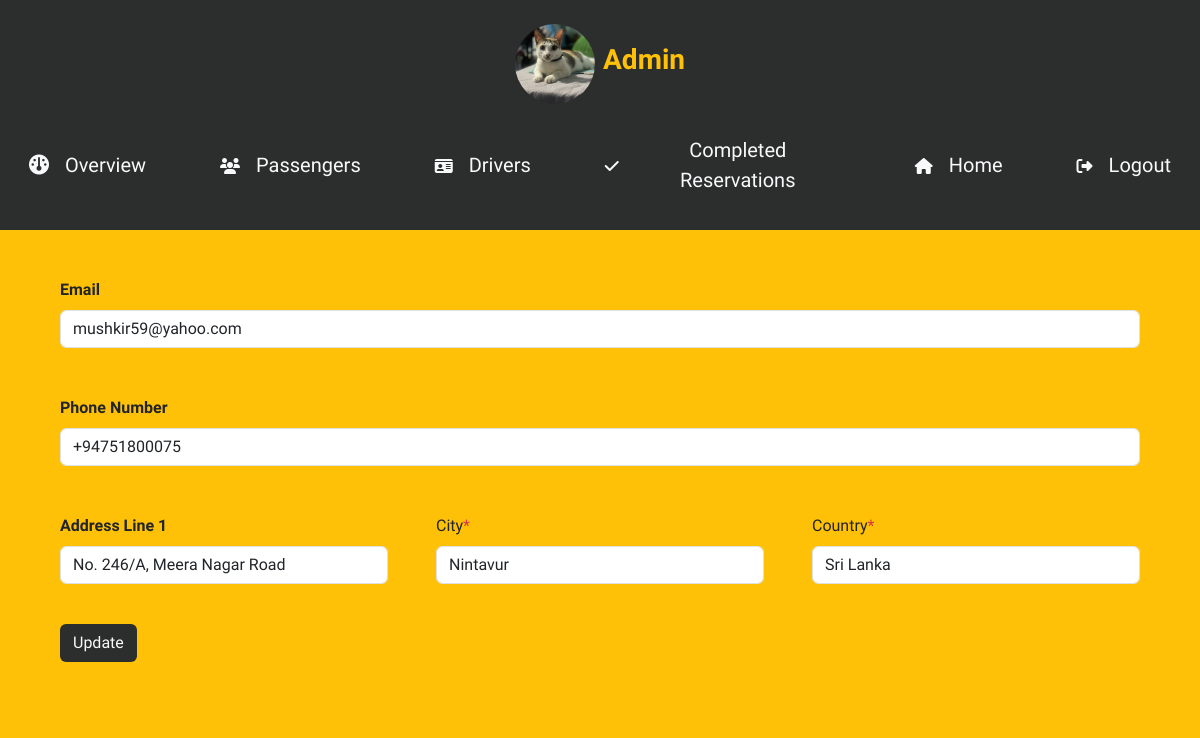
The page /admin-panel/admin-panel.php?edit_passenger&passenger_id=9 on the database its author committed.
### tables this page shows
CREATE TABLE `table_passenger` (
  `id` int(11) NOT NULL,
  `passenger_name` varchar(100) NOT NULL,
  `passenger_email` varchar(100) NOT NULL,
  `passenger_phone_no` varchar(12) NOT NULL,
  `passenger_username` varchar(50) NOT NULL,
  `passenger_password` varchar(255) NOT NULL,
  `passenger_id_card_number` varchar(100) NOT NULL,
  `passenger_address_line` varchar(100) NOT NULL,
  `passenger_city` varchar(100) NOT NULL,
  `passenger_country` varchar(100) NOT NULL,
  `passenger_image` varchar(255) NOT NULL
);

### admin-panel/edit-passenger.php (the view, shortened to what this page needs)
<?php
if (isset($_GET['passenger_id'])) {
    $passedPassengerId = $_GET['passenger_id'];
    $getPassengerDetails = mysqli_query($con, "SELECT * FROM `table_passenger` WHERE id = $passedPassengerId");
    if (mysqli_num_rows($getPassengerDetails) > 0 && mysqli_num_rows($getPassengerDetails) == 1) {
        $arrayOfPassengerDetails = mysqli_fetch_assoc($getPassengerDetails);
        $passengerEmail = $arrayOfPassengerDetails['passenger_email'];
        $passengerPhoneNo = $arrayOfPassengerDetails['passenger_phone_no'];
        $passengerAddressLine = $arrayOfPassengerDetails['passenger_address_line'];
        $passengerCity = $arrayOfPassengerDetails['passenger_city'];
        $passengerCountry = $arrayOfPassengerDetails['passenger_country'];
    }
}
?>
<form method="post" class="p-5">
    <div class="mb-5 w-100">
        <label for="passenger-email" class="form-label fw-semibold ">Email</label>
        <div>
            <input type="email" class="form-control shadow-none" id="passenger-email" name="passenger-email" placeholder="Enter your Email" required="required" autocomplete="off" value="<?php echo $passengerEmail; ?>" />
        </div>
    </div>
    <div class="mb-5 w-100">
        <label for="passenger-phone-no" class="form-label fw-semibold">Phone Number</label>
        <div>
            <input type="text" class="form-control shadow-none" id="passenger-phone-no" name="passenger-phone-no" placeholder="Enter your Phone Number" required="required" autocomplete="off" value="<?php echo $passengerPhoneNo; ?>" />
        </div>
    </div>
    <div class="d-md-flex align-items-center mt-3 gap-5">
        <div class="mb-3 w-100">
            <label for="passenger-address-line-1" class="form-label fw-semibold">Address Line 1</label>
            <div>
                <input type="text" class="form-control shadow-none text-capitalize" id="passenger-address-line-1" name="passenger-address-line-1" placeholder="Ex: No.246/A, Meera Nagar Road" required="required" autocomplete="off" value="<?php echo $passengerAddressLine; ?>" />
            </div>
        </div>
        <div class="mb-3 w-100">
            <label for="passenger-city-name" class="form-label">City<span class="text-danger">*</span></label>
            <div>
                <input type="text" class="form-control shadow-none text-capitalize" id="passenger-city-name" name="passenger-city-name" placeholder="Ex: Nintavur" required="required" autocomplete="off" value="<?php echo $passengerCity; ?>" />
            </div>
        </div>
        <div class="mb-3 w-100">
            <label for="passenger-country-name" class="form-label">Country<span class="text-danger">*</span></label>
            <div>
                <input type="text" class="form-control shadow-none text-capitalize" id="passenger-country-name" name="passenger-country-name" placeholder="Ex: Sri Lanka" required="required" autocomplete="off" value="<?php echo $passengerCountry; ?>" />
            </div>
        </div>
    </div>
    <input type="submit" class="btn background-black-color text-light mt-4" value="Update" name="update-btn">
</form>

### assets/css/style.css (style rules this page uses)
html, body { scroll-behavior: smooth !important; }
body { font-family: "Sen", sans-serif !important; }
.background-black-color { background-color: #2c2d2d !important; }

### rows shown on the page
table_passenger: passenger-email "mushkir59@yahoo.com", passenger-phone-no "+94751800075", passenger-address-line-1 "No. 246/A, Meera Nagar Road", passenger-city-name "Nintavur", passenger-country-name "Sri Lanka"
